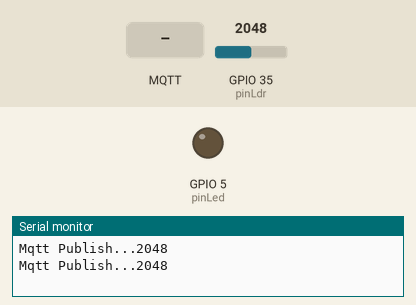
This sketch was run on a simulated ESP32. On the bench: output pins drawn as LEDs (lit = HIGH), the last lines printed to the serial monitor. The test bench sets the inputs (shaded band); at power-on: GPIO 35 (pinLdr) = 2048. WiFi joins after 1.5 s; servers stay silent unless stated; no MQTT or app messages arrive unless stated.

Above: at 2.7 s.
2.8 s: MQTT message "ON" arrives on the first subscribed topic
At 3.4 s:
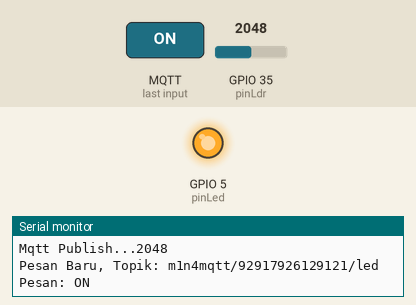
4.3 s: MQTT message "1" arrives on the first subscribed topic
At 4.7 s:
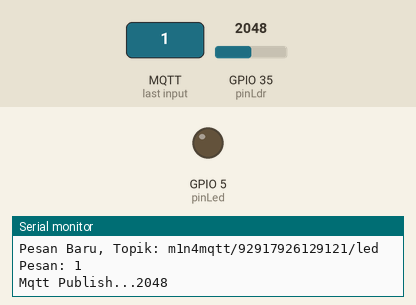
Timing chart, 0 to 7.3 s (numbered marks = the images above; inputs shaded):
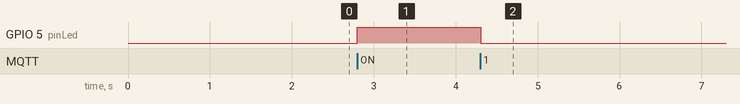

The sketch:

Koding_Arduino_Bendungan_Pice_MQTT.ino
```cpp
//Koding LED -----------------------------
int pinLed = 5;

//Koding LDR -----------------------------
int pinLdr = 35;
int nilaiSensor = 0;

//Koding WiFi-----------------------------
#include <WiFi.h>
const char* ssid = "KelasRobot.com";
const char* password = "k3l4sr0b0t";
WiFiClient espClient;

//Koding MQTT-----------------------------
#include "PubSubClient.h"
PubSubClient client(espClient);
const char* mqttServer = "broker.emqx.io";
int port = 1883;
char clientId[] = "Ajang92917926129121m1n4";
char topic_led[] = "m1n4mqtt/92917926129121/led";
char topic_ldr[] = "m1n4mqtt/92917926129121/ldr";
#define MSG_BUFFER_SIZE (50)
char msg[MSG_BUFFER_SIZE];

//Timer-------------------------------------
unsigned const long jeda = 1000;
unsigned long zero = 0;

void setup(){

  //Koding LED -----------------------------
  pinMode(pinLed, OUTPUT);
  Serial.begin(115200);

  //Fungsi Connect WiFi---------------------
  wifiConnect();

  //Koding MQTT-----------------------------
  client.setServer(mqttServer, port);
  client.setCallback(callback);

}

void loop(){

  ///Koding MQTT----------------------------
  delay(10);
  if (!client.connected()) {
    mqttReconnect();
  }
  client.loop();

  //Koding LDR -----------------------------
  nilaiSensor = analogRead(pinLdr);
  // Serial.println(nilaiSensor);

  //Logika Lampu Otomatis ------------------
  // if( nilaiSensor > 2000 ){
  //   digitalWrite(pinLed, HIGH);
  // }else{
  //   digitalWrite(pinLed, LOW);
  // }

  //Koding pengiriman ( Publish ) ----------
  if(millis() - zero >= jeda){
      Serial.println("Mqtt Publish..." + String(nilaiSensor));
      snprintf (msg, MSG_BUFFER_SIZE, "%ld", nilaiSensor);
      client.publish(topic_ldr, msg);
      zero = millis();
  }
}

//Fungsi Untuk Terhubung ke WiFi ---------------
void wifiConnect() {
  WiFi.mode(WIFI_STA);
  WiFi.begin(ssid, password, 6);
  while (WiFi.status() != WL_CONNECTED) {
    delay(500);
    Serial.print(".");
  }
  Serial.println("Terhubung ke WiFi");
  Serial.println("Alamat IP: ");
  Serial.println(WiFi.localIP());
}

//Fungsi Untuk Terhubung ke MQTT----------------
void mqttReconnect() {
  while (!client.connected()) {
    Serial.print("Menghubungkan ke MQTT Server... ");
    if (client.connect(clientId)) {
      Serial.print(clientId);
      Serial.println(" Terhubung");
      client.subscribe(topic_led);
    } else {
      Serial.print("Gagal Terhubung, stataus=");
      Serial.print(client.state());
      Serial.println(" tunggu 2 detik");
      delay(2000);
    }
  }
}

//Fungsi Kalo Menerima Pesan---------------------
void callback(char* topic, byte* message, unsigned int length) {
  Serial.print("Pesan Baru, Topik: ");
  Serial.print(topic);
  Serial.print(" Pesan: ");
  String stMessage;
  for (int i = 0; i < length; i++) {
    stMessage += (char)message[i];
  }
  Serial.println(stMessage);

  if( stMessage == "ON"){
    digitalWrite(pinLed, HIGH);
  }else{
    digitalWrite(pinLed, LOW);
  }
}
```

Measured:
- after the input at 2.8 s, GPIO 5 (pinLed): LOW → HIGH at once
- after the input at 4.3 s, GPIO 5 (pinLed): HIGH → LOW at once
